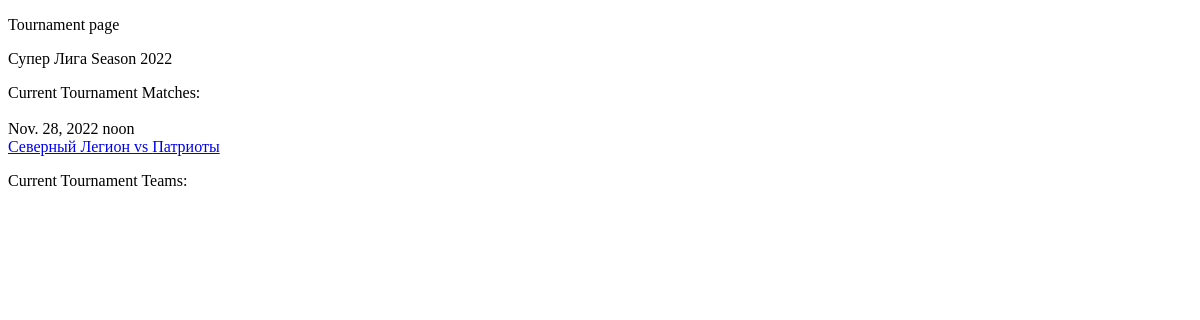
The app's page /tournaments/3/Супер Лига/Season 2022, older data.
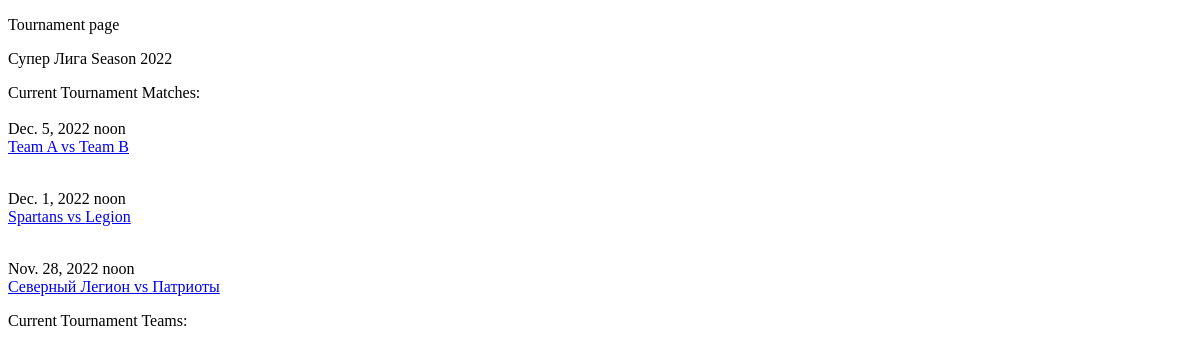
The same page, newer data.
### matches/models.py (models this page shows, shortened)
class Match(models.Model):
    tournament = models.ForeignKey(Tournament, on_delete=models.SET_NULL, null=True)
    date = models.DateField(blank=False)
    time = models.TimeField(blank=False, default='12:00:00')
    place = models.CharField(max_length=200, default='City and Stadium')
    field_length = models.IntegerField(default=90)
    team_a = models.CharField(max_length=200, default='Team A')
    team_b = models.CharField(max_length=200, default='Team B')
    class Meta:
        verbose_name = "Match"
        verbose_name_plural = "Matches"
        ordering = ['-tournament', '-date']
    def get_absolute_url(self):
        return reverse('match_page', kwargs={
            'match_id': self.pk,
            'tournament': self.tournament.name})

### tournaments/views.py (the view)
class TournamentDetail(View):
    def get(self, request, tournament_id, name, season):
        current_tournament = Tournament.objects.get(id=tournament_id)
        current_tournament_matches = Match.objects.filter(tournament=current_tournament)
        current_tournament_teams = Team.objects.filter(tournament=current_tournament)
        return render(request, 'tournaments/tournament_page.html',
                      {'current_tournament': current_tournament,
                       'current_tournament_matches': current_tournament_matches,
                       'current_tournament_teams': current_tournament_teams
                       })

### seasons/models.py (called while the page is built)
    def __str__(self):
        return f'Season {self.year}'

### templates/tournaments/tournament_page.html (shortened to what this page needs)
<!DOCTYPE html>
<html lang="en">
<head>
</head>
<body>
<p>Tournament page</p>
<p>
{{ current_tournament.name }} {{ current_tournament.season }}
</p>
<p>Current Tournament Matches:
    <br>{% for match in current_tournament_matches %}
    <br>{{ match.date }} {{ match.time }}
    <br><a href={{ match.get_absolute_url }}>{{ match.team_a }} vs {{ match.team_b }}</a>
</p>
{% endfor %}
<p>Current Tournament Teams:
</p>
</body>
</html>

Row changes from the older to the newer data that the page shows:
added Match: date "Dec. 5, 2022", time "noon", team_a "Team A", team_b "Team B"
added Match: date "Dec. 1, 2022", time "noon", team_a "Spartans", team_b "Legion"
